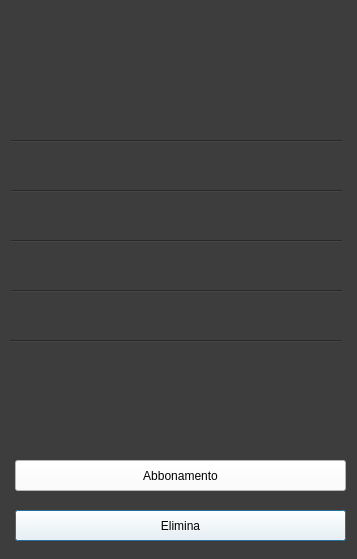
<?xml version="1.0" encoding="UTF-8"?>
<ui version="4.0">
 <class>Dialog</class>
 <widget class="QDialog" name="Dialog">
  <property name="geometry">
   <rect>
    <x>0</x>
    <y>0</y>
    <width>357</width>
    <height>559</height>
   </rect>
  </property>
  <property name="windowTitle">
   <string>Dialog</string>
  </property>
  <property name="styleSheet">
   <string notr="true">background-color: rgb(61, 61, 61);</string>
  </property>
  <widget class="QLabel" name="nome_label">
   <property name="geometry">
    <rect>
     <x>10</x>
     <y>10</y>
     <width>331</width>
     <height>121</height>
    </rect>
   </property>
   <property name="styleSheet">
    <string notr="true">font: 30pt &quot;MS Shell Dlg 2&quot;;</string>
   </property>
   <property name="text">
    <string/>
   </property>
  </widget>
  <widget class="Line" name="line">
   <property name="geometry">
    <rect>
     <x>11</x>
     <y>140</y>
     <width>331</width>
     <height>3</height>
    </rect>
   </property>
   <property name="orientation">
    <enum>Qt::Horizontal</enum>
   </property>
  </widget>
  <widget class="QLabel" name="codice_fiscale_label">
   <property name="geometry">
    <rect>
     <x>10</x>
     <y>150</y>
     <width>331</width>
     <height>31</height>
    </rect>
   </property>
   <property name="styleSheet">
    <string notr="true">font: 16pt &quot;MS Shell Dlg 2&quot;;</string>
   </property>
   <property name="text">
    <string/>
   </property>
  </widget>
  <widget class="QLabel" name="email_label">
   <property name="geometry">
    <rect>
     <x>10</x>
     <y>250</y>
     <width>331</width>
     <height>31</height>
    </rect>
   </property>
   <property name="styleSheet">
    <string notr="true">font: 16pt &quot;MS Shell Dlg 2&quot;;;</string>
   </property>
   <property name="text">
    <string/>
   </property>
  </widget>
  <widget class="QLabel" name="indirizzo_label">
   <property name="geometry">
    <rect>
     <x>10</x>
     <y>200</y>
     <width>331</width>
     <height>31</height>
    </rect>
   </property>
   <property name="styleSheet">
    <string notr="true">font: 16pt &quot;MS Shell Dlg 2&quot;;</string>
   </property>
   <property name="text">
    <string/>
   </property>
  </widget>
  <widget class="QLabel" name="telefono_label">
   <property name="geometry">
    <rect>
     <x>10</x>
     <y>300</y>
     <width>331</width>
     <height>31</height>
    </rect>
   </property>
   <property name="styleSheet">
    <string notr="true">font: 16pt &quot;MS Shell Dlg 2&quot;;</string>
   </property>
   <property name="text">
    <string/>
   </property>
  </widget>
  <widget class="QPushButton" name="elimina_button">
   <property name="geometry">
    <rect>
     <x>15</x>
     <y>510</y>
     <width>331</width>
     <height>31</height>
    </rect>
   </property>
   <property name="cursor">
    <cursorShape>PointingHandCursor</cursorShape>
   </property>
   <property name="styleSheet">
    <string notr="true">background-color: rgb(255, 255, 255);</string>
   </property>
   <property name="text">
    <string>Elimina</string>
   </property>
  </widget>
  <widget class="QPushButton" name="abbonamento_button">
   <property name="geometry">
    <rect>
     <x>15</x>
     <y>460</y>
     <width>331</width>
     <height>31</height>
    </rect>
   </property>
   <property name="cursor">
    <cursorShape>PointingHandCursor</cursorShape>
   </property>
   <property name="styleSheet">
    <string notr="true">background-color: rgb(255, 255, 255);</string>
   </property>
   <property name="text">
    <string>Abbonamento</string>
   </property>
  </widget>
  <widget class="Line" name="line_2">
   <property name="geometry">
    <rect>
     <x>11</x>
     <y>190</y>
     <width>331</width>
     <height>3</height>
    </rect>
   </property>
   <property name="orientation">
    <enum>Qt::Horizontal</enum>
   </property>
  </widget>
  <widget class="Line" name="line_3">
   <property name="geometry">
    <rect>
     <x>11</x>
     <y>240</y>
     <width>331</width>
     <height>3</height>
    </rect>
   </property>
   <property name="orientation">
    <enum>Qt::Horizontal</enum>
   </property>
  </widget>
  <widget class="Line" name="line_4">
   <property name="geometry">
    <rect>
     <x>11</x>
     <y>290</y>
     <width>331</width>
     <height>3</height>
    </rect>
   </property>
   <property name="orientation">
    <enum>Qt::Horizontal</enum>
   </property>
  </widget>
  <widget class="Line" name="line_5">
   <property name="geometry">
    <rect>
     <x>10</x>
     <y>340</y>
     <width>331</width>
     <height>3</height>
    </rect>
   </property>
   <property name="orientation">
    <enum>Qt::Horizontal</enum>
   </property>
  </widget>
  <widget class="QLabel" name="targa_veicolo_label">
   <property name="geometry">
    <rect>
     <x>10</x>
     <y>350</y>
     <width>331</width>
     <height>31</height>
    </rect>
   </property>
   <property name="styleSheet">
    <string notr="true">font: 16pt &quot;MS Shell Dlg 2&quot;;</string>
   </property>
   <property name="text">
    <string/>
   </property>
  </widget>
  <widget class="QLabel" name="targa_veicolo2_label">
   <property name="geometry">
    <rect>
     <x>10</x>
     <y>390</y>
     <width>331</width>
     <height>31</height>
    </rect>
   </property>
   <property name="styleSheet">
    <string notr="true">font: 16pt &quot;MS Shell Dlg 2&quot;;</string>
   </property>
   <property name="text">
    <string/>
   </property>
  </widget>
 </widget>
 <resources/>
 <connections/>
</ui>
